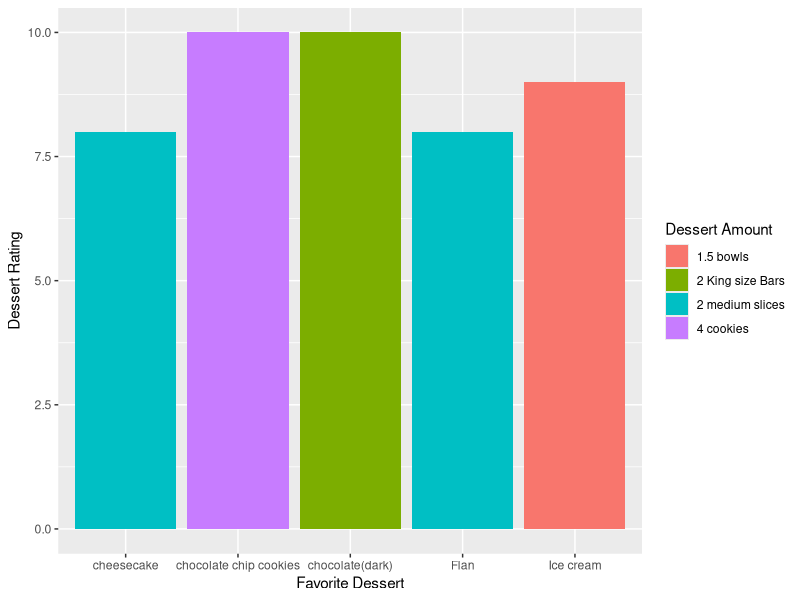

Recreate this plot in R.
## ---- chunk 1
library(readr)
favorites <- read_csv("Book1.csv")
favorites$`favorite dessert` <- as.factor(favorites$`favorite dessert`)
favorites$`dessert amount` <- as.factor(favorites$`dessert amount`)
favorites$`dessert rating` <- as.numeric(favorites$`dessert rating`)
colnames(favorites) <- c("favDessert", "dessertAmt", "dessertRating")
summary(favorites)

library(ggplot2)
ggplot(favorites, aes(favDessert, dessertAmt, fill=dessertRating))+geom_bar(stat="identity")+xlab(label="Favorite Dessert")+ylab(label="Dessert Rating")+labs(fill="Dessert Amount")

